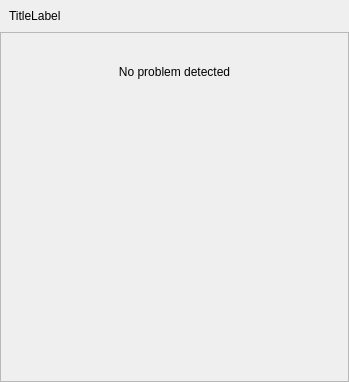
<?xml version="1.0" encoding="UTF-8"?>
<ui version="4.0">
 <class>WareDashboardStatusWidget</class>
 <widget class="QWidget" name="WareDashboardStatusWidget">
  <property name="geometry">
   <rect>
    <x>0</x>
    <y>0</y>
    <width>349</width>
    <height>382</height>
   </rect>
  </property>
  <property name="sizePolicy">
   <sizepolicy hsizetype="Preferred" vsizetype="Preferred">
    <horstretch>0</horstretch>
    <verstretch>0</verstretch>
   </sizepolicy>
  </property>
  <property name="minimumSize">
   <size>
    <width>200</width>
    <height>200</height>
   </size>
  </property>
  <property name="windowTitle">
   <string notr="true"/>
  </property>
  <layout class="QVBoxLayout" name="verticalLayout">
   <property name="spacing">
    <number>0</number>
   </property>
   <property name="margin">
    <number>0</number>
   </property>
   <item>
    <widget class="QFrame" name="OuterFrame">
     <property name="frameShape">
      <enum>QFrame::NoFrame</enum>
     </property>
     <property name="frameShadow">
      <enum>QFrame::Plain</enum>
     </property>
     <layout class="QVBoxLayout" name="verticalLayout_2" stretch="0,1">
      <property name="spacing">
       <number>0</number>
      </property>
      <property name="margin">
       <number>0</number>
      </property>
      <item>
       <layout class="QHBoxLayout" name="horizontalLayout">
        <property name="margin">
         <number>9</number>
        </property>
        <item>
         <widget class="openfluid::ui::common::ElidedLabel" name="TitleLabel">
          <property name="text">
           <string notr="true">TitleLabel</string>
          </property>
         </widget>
        </item>
       </layout>
      </item>
      <item>
       <widget class="QFrame" name="InnerWidget">
        <property name="sizePolicy">
         <sizepolicy hsizetype="Preferred" vsizetype="Preferred">
          <horstretch>0</horstretch>
          <verstretch>0</verstretch>
         </sizepolicy>
        </property>
        <property name="frameShape">
         <enum>QFrame::StyledPanel</enum>
        </property>
        <property name="frameShadow">
         <enum>QFrame::Raised</enum>
        </property>
        <layout class="QVBoxLayout" name="verticalLayout_3">
         <property name="spacing">
          <number>0</number>
         </property>
         <property name="margin">
          <number>6</number>
         </property>
         <item>
          <widget class="QLabel" name="NoMessageLabel">
           <property name="sizePolicy">
            <sizepolicy hsizetype="Preferred" vsizetype="Maximum">
             <horstretch>0</horstretch>
             <verstretch>0</verstretch>
            </sizepolicy>
           </property>
           <property name="minimumSize">
            <size>
             <width>0</width>
             <height>40</height>
            </size>
           </property>
           <property name="text">
            <string>No problem detected</string>
           </property>
           <property name="alignment">
            <set>Qt::AlignBottom|Qt::AlignHCenter</set>
           </property>
          </widget>
         </item>
         <item>
          <widget class="QScrollArea" name="ContentsScrollArea">
           <property name="sizePolicy">
            <sizepolicy hsizetype="Expanding" vsizetype="Ignored">
             <horstretch>0</horstretch>
             <verstretch>0</verstretch>
            </sizepolicy>
           </property>
           <property name="frameShape">
            <enum>QFrame::NoFrame</enum>
           </property>
           <property name="widgetResizable">
            <bool>true</bool>
           </property>
           <property name="alignment">
            <set>Qt::AlignLeading|Qt::AlignLeft|Qt::AlignTop</set>
           </property>
           <widget class="QWidget" name="ContentsWidget">
            <property name="geometry">
             <rect>
              <x>0</x>
              <y>0</y>
              <width>335</width>
              <height>293</height>
             </rect>
            </property>
            <property name="sizePolicy">
             <sizepolicy hsizetype="Preferred" vsizetype="MinimumExpanding">
              <horstretch>0</horstretch>
              <verstretch>0</verstretch>
             </sizepolicy>
            </property>
           </widget>
          </widget>
         </item>
        </layout>
       </widget>
      </item>
     </layout>
    </widget>
   </item>
  </layout>
 </widget>
 <customwidgets>
  <customwidget>
   <class>openfluid::ui::common::ElidedLabel</class>
   <extends>QLabel</extends>
   <header location="global">openfluid/ui/common/ElidedLabel.hpp</header>
  </customwidget>
 </customwidgets>
 <resources/>
 <connections/>
</ui>
